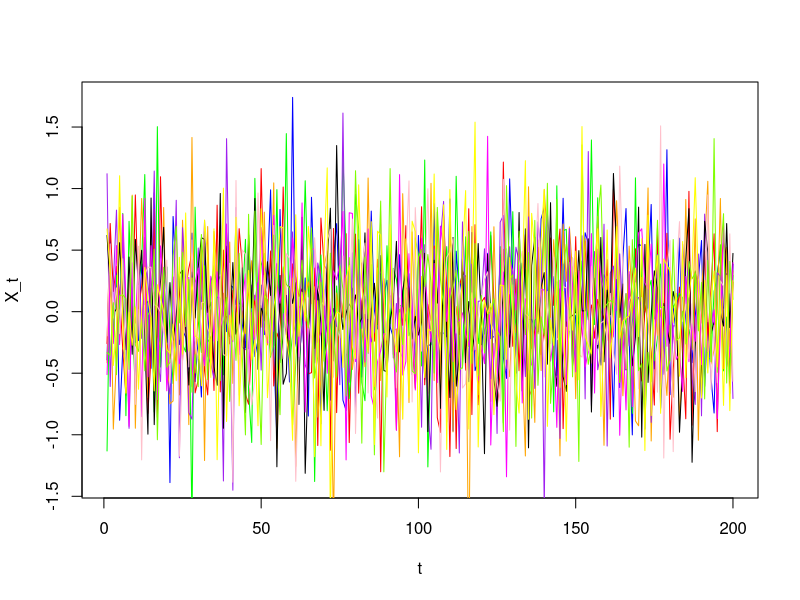
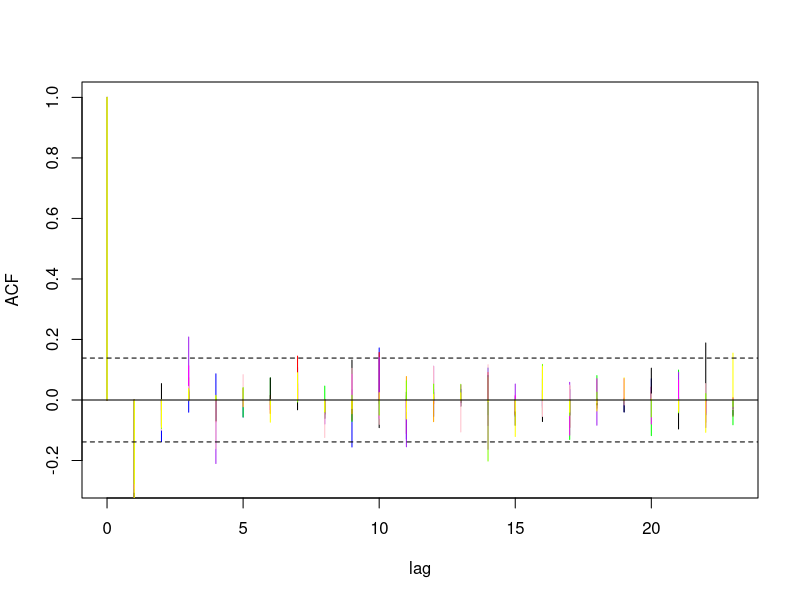
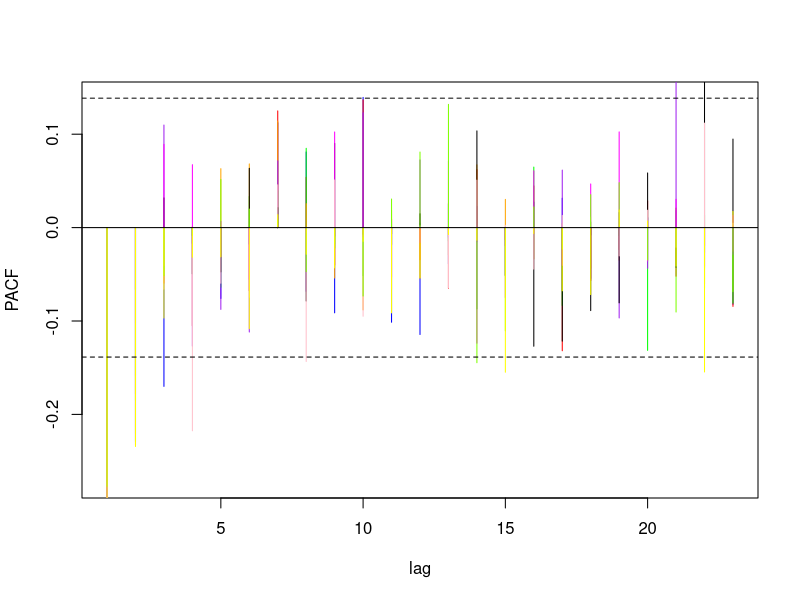

Write the R code that produced these figures, in order.
#simulering 
p <- 2 # AR order
q <- 3 # MA order

theta <- c(-0.8) #skal måske være plus
phi <- c(0.8,-0.5)

cat("AR parameters:",round(theta,3))
cat("MA parameters:",round(phi,3))
n <- 200
colours = list("blue","red","green","orange","purple","black","magenta","pink","chartreuse","yellow")
set.seed(1213)
y = matrix(0,10,200)
# plotting realizations
for (i in 1:10) {
    # set.seed(i)
    ts <- arima.sim(list(ar=theta,ma=phi), n, sd=0.4)
    y[i,] <- ts[1:200]
    t = c(1:200)
    if (i == 1) {
    plot(t,y[i,],type="l",col=toString(colours[i]),xlab="t",ylab="X_t")
    }
    else {
    lines(t,y[i,],type="l",col=toString(colours[i]))  
    }
}

#plotting acf and pacf
for (i in 1:10) {
    ACF <- acf(y[i,],main="ACF",plot = FALSE) 
    if (i == 1) {
    plot(ACF$lag,ACF$acf,type="h",col=toString(colours[i]),xlab="lag",ylab="ACF")
    #lines(ACF$acf, ci.type="white",col=toString(colours[i]))
    }
    else {
    lines(ACF$lag,ACF$acf,type="h",col=toString(colours[i]))  
    # lines(ACF, ci.type="white",col=toString(colours[i]))
    }

}
#confidence intervals (assuming white noise):
ci = 0.95
abline(h=qnorm((1 + ci)/2)/sqrt(n),lty=2)
abline(h=-qnorm((1 + ci)/2)/sqrt(n),lty=2)
abline(h = 0)

for (i in 1:10) {
    PACF <- pacf(y[i,],main="ACF",plot = FALSE) 
    if (i == 1) {
    plot(PACF$lag,PACF$acf,type="h",col=toString(colours[i]),xlab="lag",ylab="PACF")
    }
    else {
    lines(PACF$lag,PACF$acf,type="h",col=toString(colours[i]))  
    }

}
abline(h=qnorm((1 + ci)/2)/sqrt(n),lty=2)
abline(h=-qnorm((1 + ci)/2)/sqrt(n),lty=2)
abline(h = 0)
